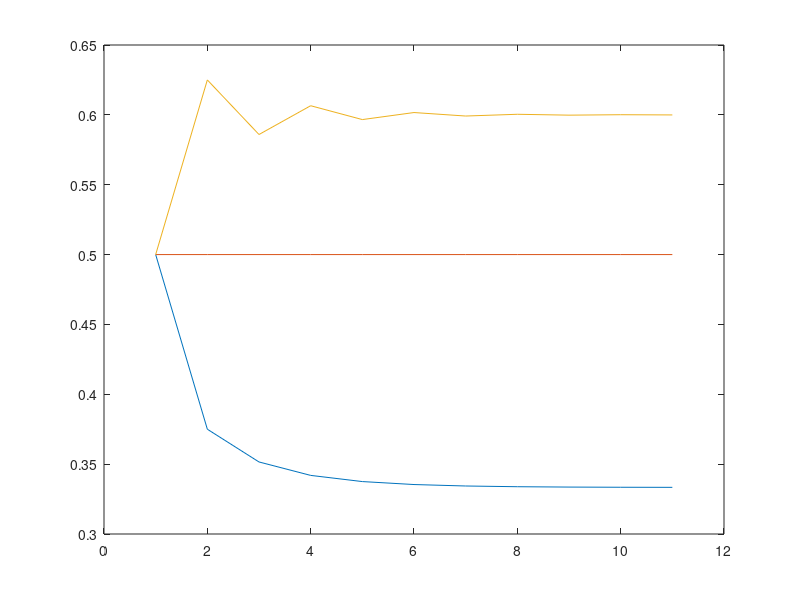

This figure's MATLAB source:
clearvars;
n = 10;
r = 1;
X(1) = 0.5;
for i = 1:3
    r = r+0.5;
    for i = 1:n 
        X(i+1) = r*X(i)*(1-X(i));
    end 
    plot(X)
    X(1) = 0.5
    hold on
end 